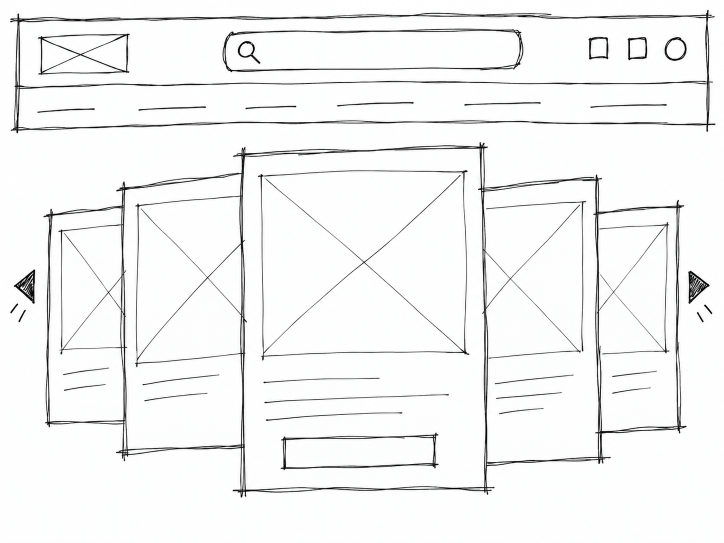
#> input picture project/voderrn/Design-1.png, 1448 x 1086 px, found by its file name (shown at 1/2 size); its folder holds only this picture in this run
$ python mk-design-frames.py ../project/voderrn/Design-1.png
#> lines starting #> are read from the running program, lines starting #| are printed output that depends on the picture; after the words box and inside, x2 and y2 are one past the last pixel; in counts of white or black regions, pixels touching at a corner belong together
#!/usr/bin/env python3
"""Voderrn Design screen: three pages × four stages (wireframe → sketch →
grey-box → final), served as opaque frames that project.js cross-dissolves
in a loop (.pj-morph). Also renders an animated WebP preview of that loop.

Sets (source name → output set number):
  Design-N.png   → set 1  (home)
  Design1-N.png  → set 2  (profile)
  Design2-N.png  → set 3  (profile information / settings)

Usage: python3 scripts/mk-design-frames.py [--preview]
  reads  project/voderrn/<source>
  writes assets/project/voderrn-design-<set>-<stage>.(png|jpg)
         (+ previews/voderrn-design-loop.webp with --preview)
"""
import sys
from pathlib import Path

import numpy as np
from PIL import Image

SRC = Path("project/voderrn")
OUT = Path("assets/project")
SETS = {1: "Design-{}.png", 2: "Design1-{}.png", 3: "Design2-{}.png"}
MAX_W = 1100
# the same rhythm as .pj-morph in project.js: hold per stage (final longer), fade between
HOLD, FINAL_HOLD, FADE = 0.8, 1.5, 0.9


def frame(set_no, stage):
#> called with set_no = 1, stage = 1
    im = Image.open(SRC / SETS[set_no].format(stage)).convert("RGB")
#> im is the input picture: PIL image 1448x1086 RGB; mean R, G, B 243.4, 243.7, 243.7
    if im.width > MAX_W:
        im = im.resize((MAX_W, round(im.height * MAX_W / im.width)), Image.LANCZOS)
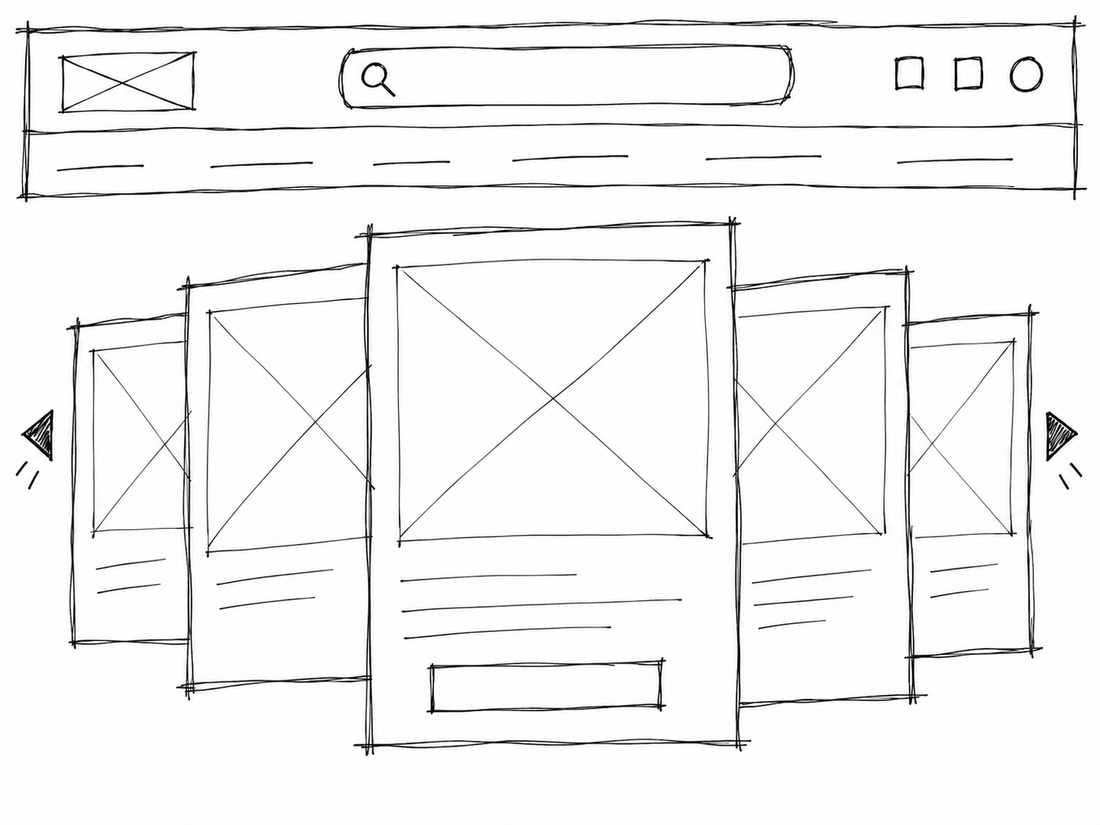
#> im: PIL image 1100x825 RGB; mean R, G, B 243.3, 243.6, 243.6
    if stage < 4:  # drawings / grey-box on paper: flatten speckle to white, PNG
        a = np.array(im).astype(np.float64)
        mn = a.min(-1)
        border = np.concatenate([mn[0], mn[-1], mn[:, 0], mn[:, -1]])
#> border = 3850 values, max 255 at index 7, min 251 at index 2199, mean 253.5
        floor = float(np.median(border))
#> floor = 254
        ink = (floor - mn) / (floor - 30.0) >= 0.06
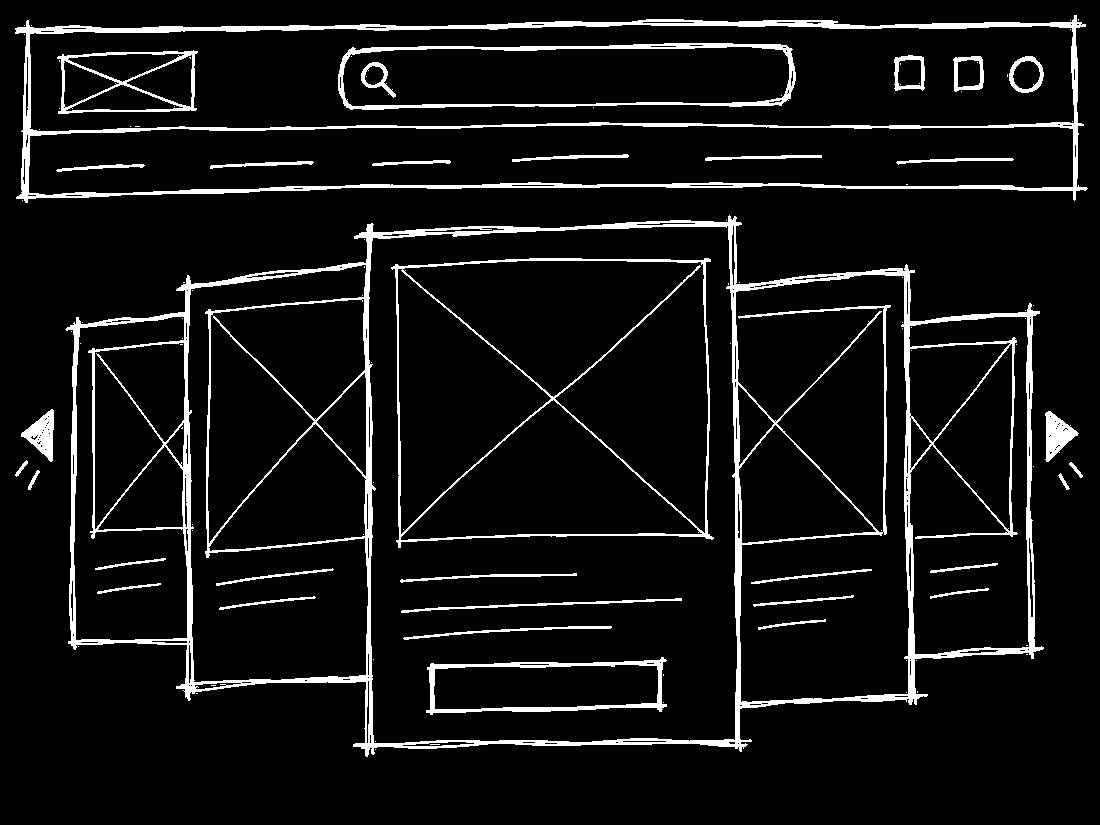
#> ink: shape (825, 1100) bool; 7.5% white; 108 white regions (74 under 20 px), largest, box (x1, y1, x2, y2) and area: (65, 215, 1044, 757) 31543, (15, 15, 1088, 203) 14370, (391, 258, 714, 548) 4555
        a[~ink] = 255.0
        im = Image.fromarray(a.astype(np.uint8))
        path = OUT / f"voderrn-design-{set_no}-{stage}.png"
        im.save(path, optimize=True)
    else:          # the photographic final: JPEG
        path = OUT / f"voderrn-design-{set_no}-{stage}.jpg"
        im.save(path, quality=88, optimize=True, progressive=True)
#> (the run stopped early here; a loop or call above may not have finished)
